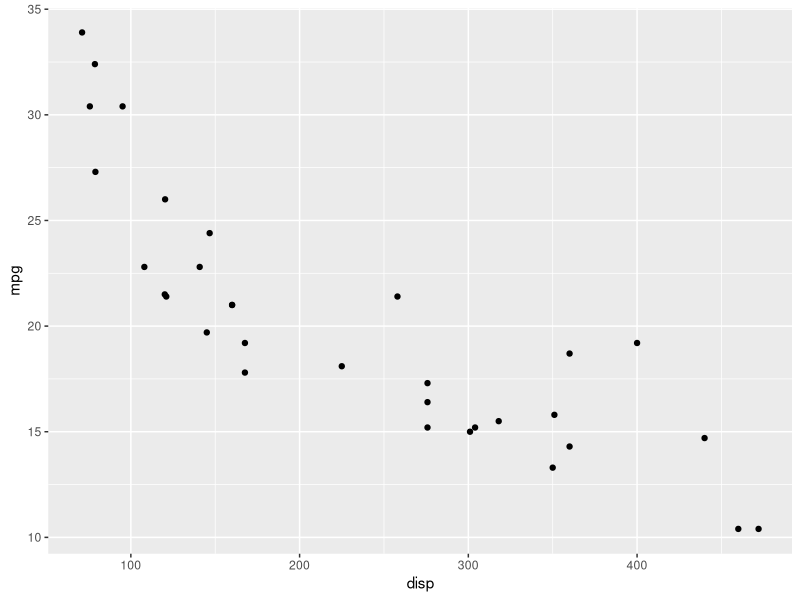
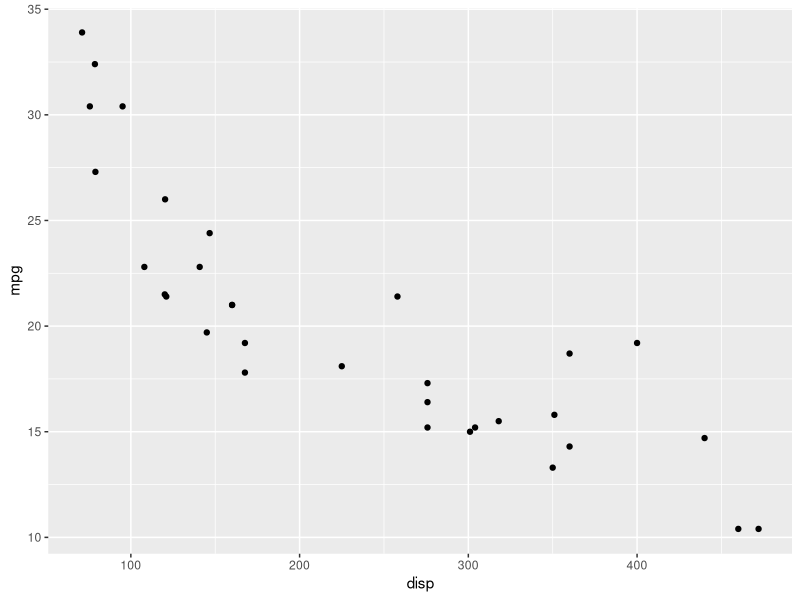
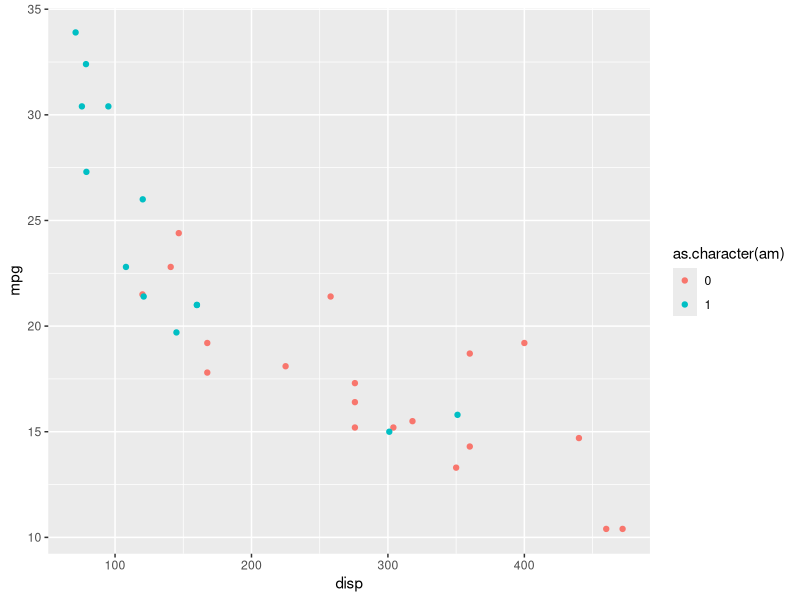
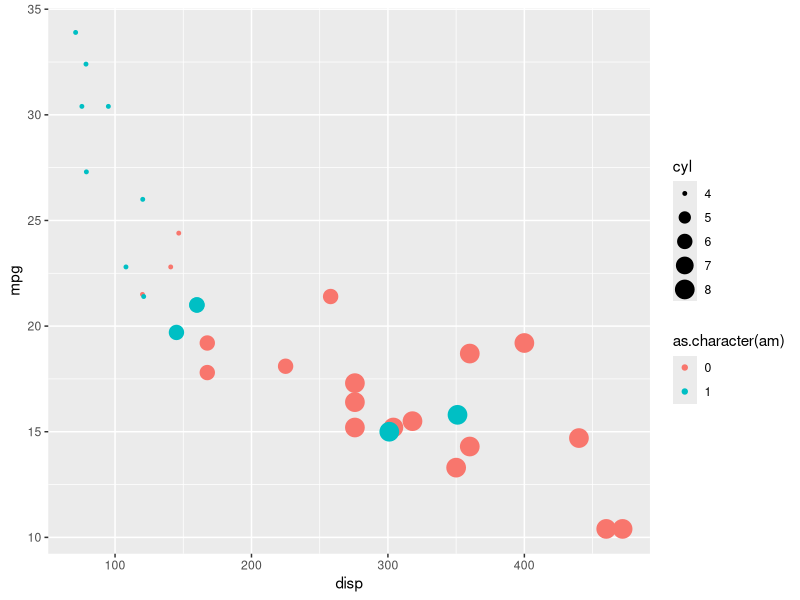
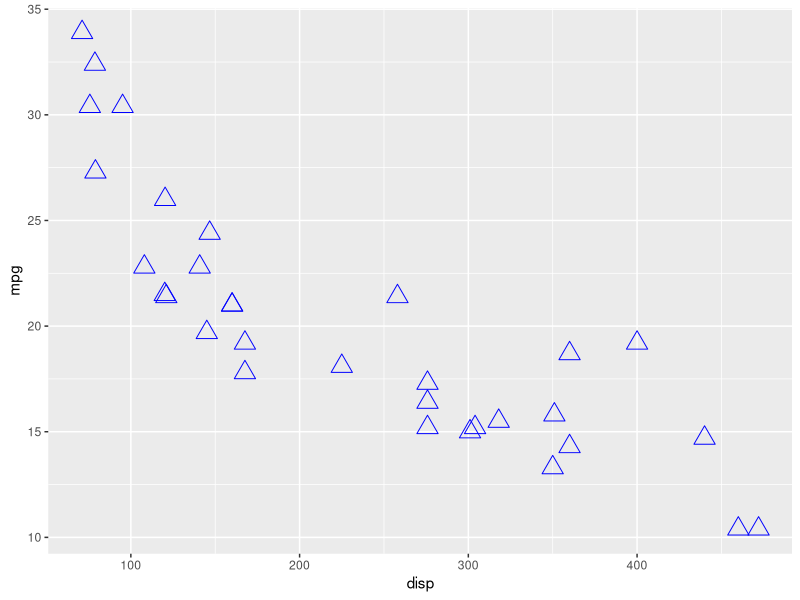
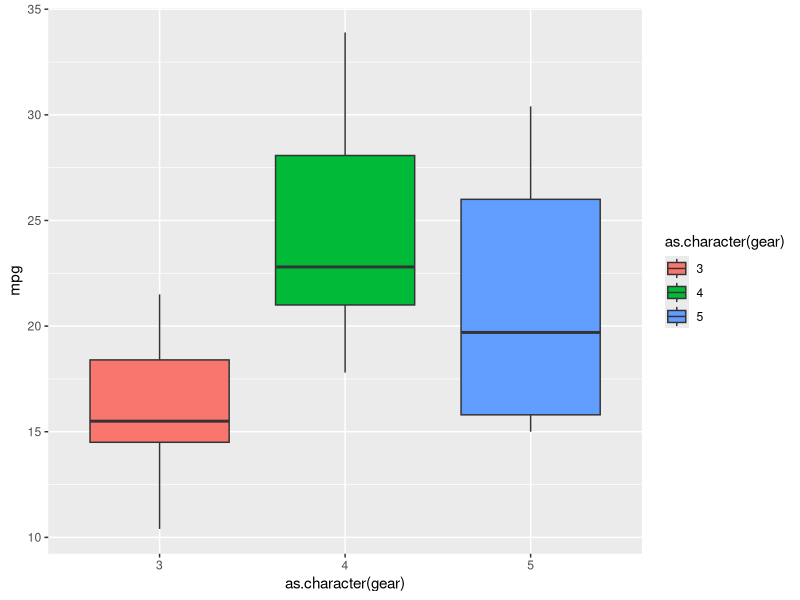
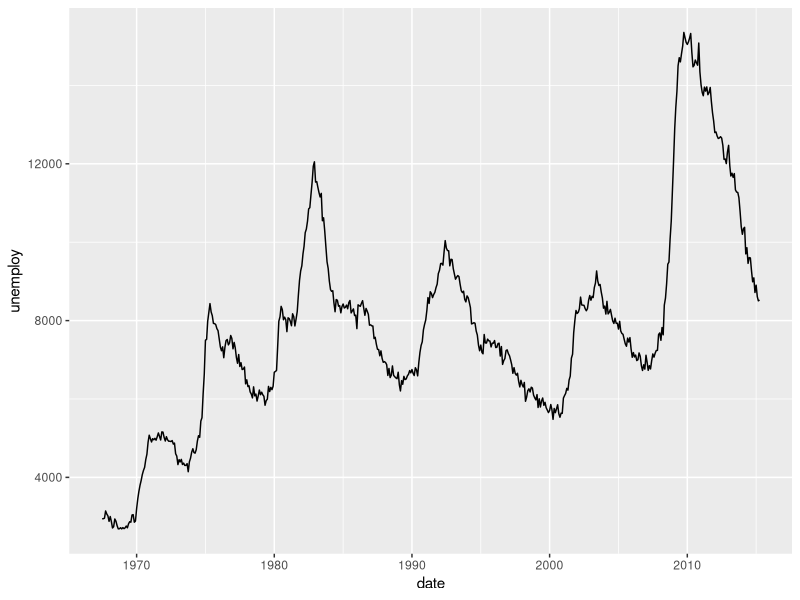
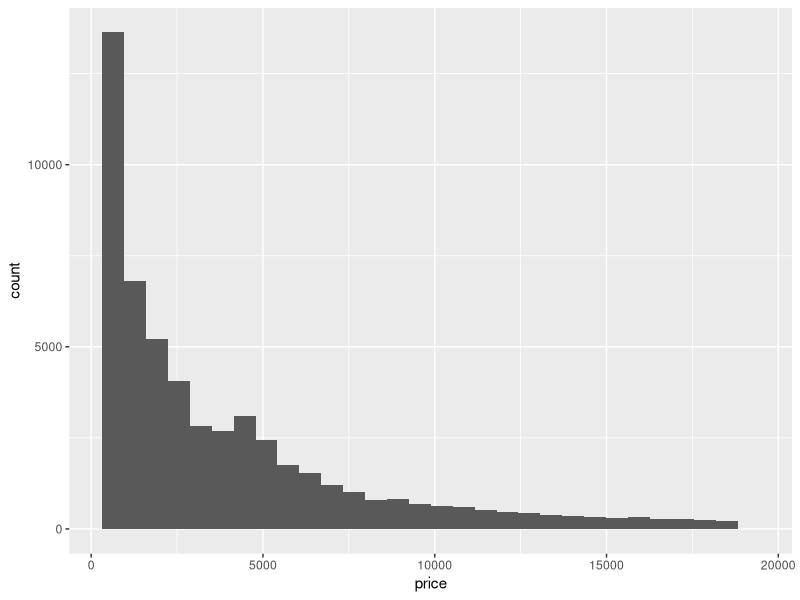

Reproduce these figures in R, in order. (Note: this script raises an error after producing the figures.)
#AULA 04

library(ggplot2)

#GRAFICOS
ggplot(data = mtcars, aes(x= disp, y = mpg)) + geom_point()
#OUTRO MODO DE FAZER
ggplot(data = mtcars) +
  geom_point(aes(x= disp, y = mpg))

#ALTERA CORES DOS DADOS
ggplot(data = mtcars) +
  geom_point(aes(x= disp, y = mpg, colour = as.character(am)))

#ALTERA TAMANHOS 
ggplot(data = mtcars) +
  geom_point(aes(x= disp, y = mpg, colour = as.character(am), size = cyl))

#outra forma
ggplot(data = mtcars) +
  geom_point(aes(x= disp, y = mpg), colour = "blue", size = 5, shape = 2)

#outra forma
ggplot(data = mtcars) +
  geom_boxplot(aes(x= as.character(gear), y= mpg, fill = as.character(gear)))

head(economics)

ggplot(economics, aes(date,unemploy)) + geom_line()


head(diamonds)

#HISTOGRAMA DO PRECO DOS DIAMANTEs
ggplot(diamonds, aes(price)) + 
  geom_histogram()

ggplot(diamonds, aes(price)) + 
  geom_histogram(colour = "white")

ggplot(diamonds, aes(price)) + 
  geom_histogram(colour = "white", fill = "blue")


cor(diamonds$price,diamonds$carat)
ggplot(data=diamonds, aes(x=carat,y=price)) + geom_point()

ggplot(data=diamonds, aes(x=carat,y=price)) + geom_point(alpha=0.1)

ggplot(data=diamonds, aes(x=carat,y=price)) + geom_point(alpha=0.1, aes(colour = cut))

ggplot(data=diamonds, aes(x=carat,y=price)) + 
  geom_point(alpha=0.1, aes(colour = cut)) +
  facet_wrap(~cut)

ggplot(data=diamonds, aes(x=carat,y=price)) + 
  geom_point(aes(colour = cut)) +
  geom_point(size=2, alpha=0.1) +
  facet_wrap(~cut)

ggplot(data=diamonds, aes(x=carat,y=price)) +
  geom_point(size=2, alpha=0.1) +
  geom_point(aes(colour = cut)) +
  facet_wrap(~cut)

ggplot(data=diamonds, aes(x=carat,y=price)) +
  geom_point(aes(colour = cut)) +
  facet_wrap(~cut) +
  labs(x="Peso em Quilates", y= "Preço (U$)", colour = "Corte")


#******************************
economics

View(economics)

ggplot(economics,aes(x= date, y= unemploy)) + geom_line()
ggplot(economics,aes(x= date, y= uempmed)) + geom_line()

economics %>%
  mutate(
    unemploy = (unemploy-min(unemploy))/(max(unemploy)-min(unemploy)),
    uempmed = (uempmed-min(uempmed))/(max(uempmed)-min(uempmed))) %>%
  ggplot(aes(date,unemploy))+
  geom_line()+
  geom_line(aes(y= uempmed), colour="blue")

library(tidyr)
economics %>% 
  select(date,unemploy,uempmed) %>%
  gather(indice,valor,-date)%>%
  group_by(indice)%>%
  mutate(valor_pad = (valor-min(valor))/(max(valor)-min(valor))) %>%
  ggplot(aes(x=date,y=valor_pad, colour=indice))+
  geom_line()+
  scale_color_manual("Indice", values = c("red","blue"), labels = c("Desemprego", "Tempo de Desemprego"))+
  labs(x="Data", y="Valor")

#COLOCAR UMA RETA DE REGRESSAO EM UM GRAFICO DE DISPERSAO
ggplot(data=diamonds%>% sample_n(10000), aes(x=carat,y=price)) +
  geom_point()

coef(lm(price ~carat, data = diamonds))

ggplot(data=diamonds%>% sample_n(10000), aes(x=carat,y=price, colour = cut)) +
  geom_point() +
  geom_smooth(method="lm")+
  geom_abline(intercept = -2256.361, slope =7756.426,  color = "blue",linetype = "dashed", size= 1)

ggplot(data=diamonds%>% sample_n(10000), aes(x=carat,y=price, colour = cut)) +
  geom_point() +
  geom_smooth(method="lm")+
  facet_wrap(~cut)
  geom_abline(intercept = -2256.361, slope =7756.426,  color = "blue",linetype = "dashed", size= 1)
  
  
  #GRAFICO DE BARRAS: Quantidade de veiculos por classe
  
  table(diamonds$cut)
  diamonds %>%
    group_by(cut)%>%
    summarise(n=n())%>%
    ggplot(aes(x=cut,y=n, fill = cut))+ 
    geom_bar(stat="identity")
  
  #COM PERCENTUAL GRAFICO DE PIZZA
  diamonds %>%
    group_by(cut)%>%
    summarise(n=n())%>%
    mutate(perc = n/sum(n)) %>%
    ggplot(aes(x=1,y=perc,fill=cut))+ 
    geom_bar(stat="identity") +
    coord_polar(theta="y")
  
         